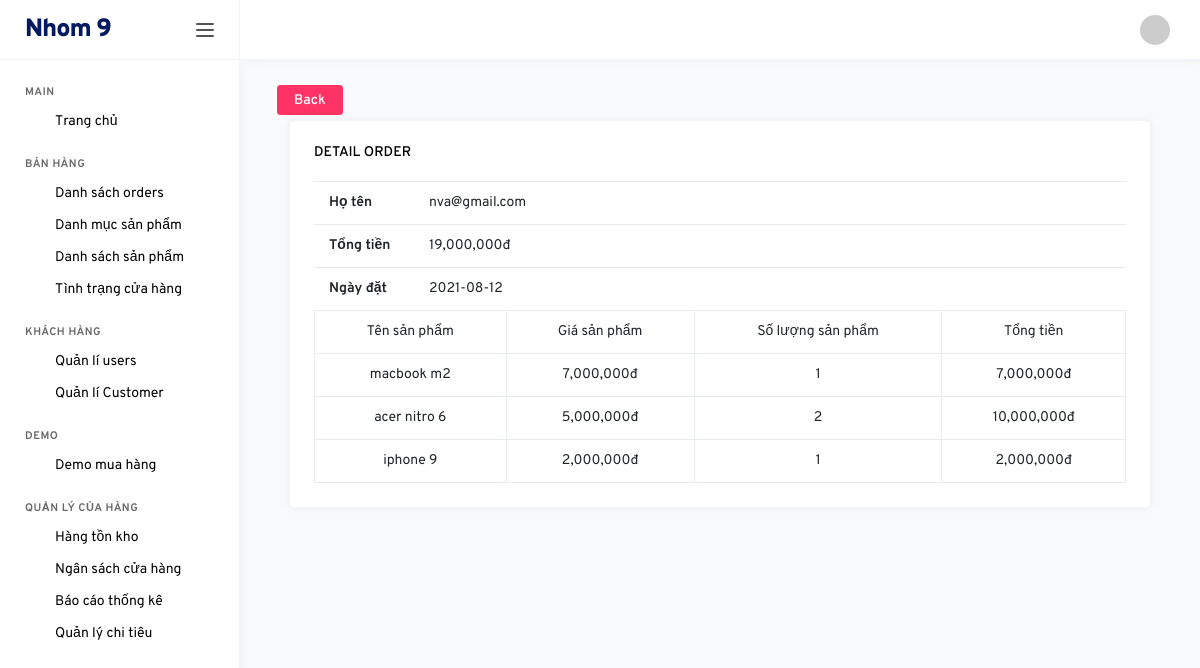
Screenshot of /backend/index.php?controller=orders&action=detail&id=23 (signed in) with the database file from the repository.
### tables this page shows
CREATE TABLE `users` (
  `id` int(11) NOT NULL,
  `email` varchar(500) NOT NULL,
  `password` varchar(500) NOT NULL
);

CREATE TABLE `orders` (
  `id` int(11) NOT NULL,
  `user_id` int(11) NOT NULL,
  `date` date NOT NULL,
  `price` int(11) NOT NULL
);

CREATE TABLE `order_detail` (
  `id` int(11) NOT NULL,
  `order_id` int(11) NOT NULL,
  `product_id` int(11) NOT NULL,
  `quantity` int(11) NOT NULL
);

CREATE TABLE `products` (
  `id` int(11) NOT NULL,
  `name` varchar(500) NOT NULL,
  `category_id` int(11) NOT NULL,
  `ma_hang` varchar(500) NOT NULL,
  `bao_hanh` int(11) NOT NULL,
  `so_imei` varchar(500) NOT NULL,
  `so_serial` varchar(500) NOT NULL,
  `ton_kho` int(11) NOT NULL,
  `xuat_su` varchar(500) NOT NULL,
  `price` int(11) NOT NULL
);

### backend/controllers/OrdersController.php (called while the page is built, shortened)
<?php
	include "Models/OrdersModel.php";
	class OrdersController extends Controller{
		public function detail(){
			$id = isset($_GET["id"]) ? $_GET["id"] : 0;
			$data = $this->modelListOrderDetails($id);
			$this->loadView("OrderDetailView.php",["data"=>$data,"id"=>$id]);
		}
	}
 ?>

### backend/models/OrdersModel.php (called while the page is built, shortened)
<?php
	trait OrdersModel{
		public function modelGetOrders($id){
			$conn = Connection::getInstance();
			$query = $conn->query("select * from orders where id = $id");
			return $query->fetch();
		}
		public function modelGetCustomers($id){
			$conn = Connection::getInstance();
			$query = $conn->query("select * from users where id = $id");
			return $query->fetch();
		}
		public function modelGetProducts($id){
			$conn = Connection::getInstance();
			$query = $conn->query("select * from products where id = $id");
			return $query->fetch();
		}
		public function modelListOrderDetails($id){
			$conn = Connection::getInstance();
			$query = $conn->query("select * from order_detail where order_id = $id");
			return $query->fetchAll();
		}
	}
 ?>

### backend/views/OrderDetailView.php (the view, shortened to what this page needs)
<div class="col-md-12">
    <div style="margin-bottom:5px;">
        <input onclick="history.go(-1);" type="button" value="Back" class="btn btn-danger">
    </div>
    <div class="col-md-12 grid-margin stretch-card">
    <div class="card">
        <div class="card-body">
        <h6 class="card-title">Detail order</h6>
        <div class="panel-body">
            <?php
                $order = $this->modelGetOrders($id);
                $customer = $this->modelGetCustomers($order->user_id);
             ?>
            <table class="table">
                <tr>
                    <th style="width: 100px;">Họ tên</th>
                    <td><?php echo $customer->email; ?></td>
                </tr>
                <tr>
                    <th style="width: 100px;">Tổng tiền</th>
                    <td><?php echo number_format($order->price); ?>đ</td>
                </tr>
                <tr>
                    <th style="width: 100px;">Ngày đặt</th>
                    <td><?php echo $order->date; ?></td>
                </tr>
            </table>
            <table class="table table-bordered table-hover">
                 <tr>
                    <td style="text-align: center;">Tên sản phẩm</td>
                    <td style="text-align: center;">Giá sản phẩm</td>
                    <td style="text-align: center;">Số lượng sản phẩm</td>
                    <td style="text-align: center;">Tổng tiền</td>
                </tr>
                <?php foreach($data as $rows): ?>
                    <?php
                        $product = $this->modelGetProducts($rows->product_id);
                     ?>
                    <tr>
                        <td style="text-align: center;"><?php echo $product->name; ?></td>
                        <td style="text-align: center;"><?php echo number_format($product->price); ?>đ</td>
                        <td style="text-align: center;"><?php echo $rows->quantity; ?></td>
                        <td style="text-align: center;"><?php echo number_format($rows->quantity*$product->price); ?>đ</td>
                    </tr>
                <?php endforeach; ?>
            </table>
        </div>
    </div>
    </div>
</div>
</div>

### rows the page displays
users: email "nva@gmail.com"
orders: price "19,000,000", date "2021-08-12"
order_detail: product.name "macbook m2", product.price "7,000,000", quantity "1", $rows->quantity*$product->price "7,000,000"
order_detail: product.name "acer nitro 6", product.price "5,000,000", quantity "2", $rows->quantity*$product->price "10,000,000"
order_detail: product.name "iphone 9", product.price "2,000,000", quantity "1", $rows->quantity*$product->price "2,000,000"
